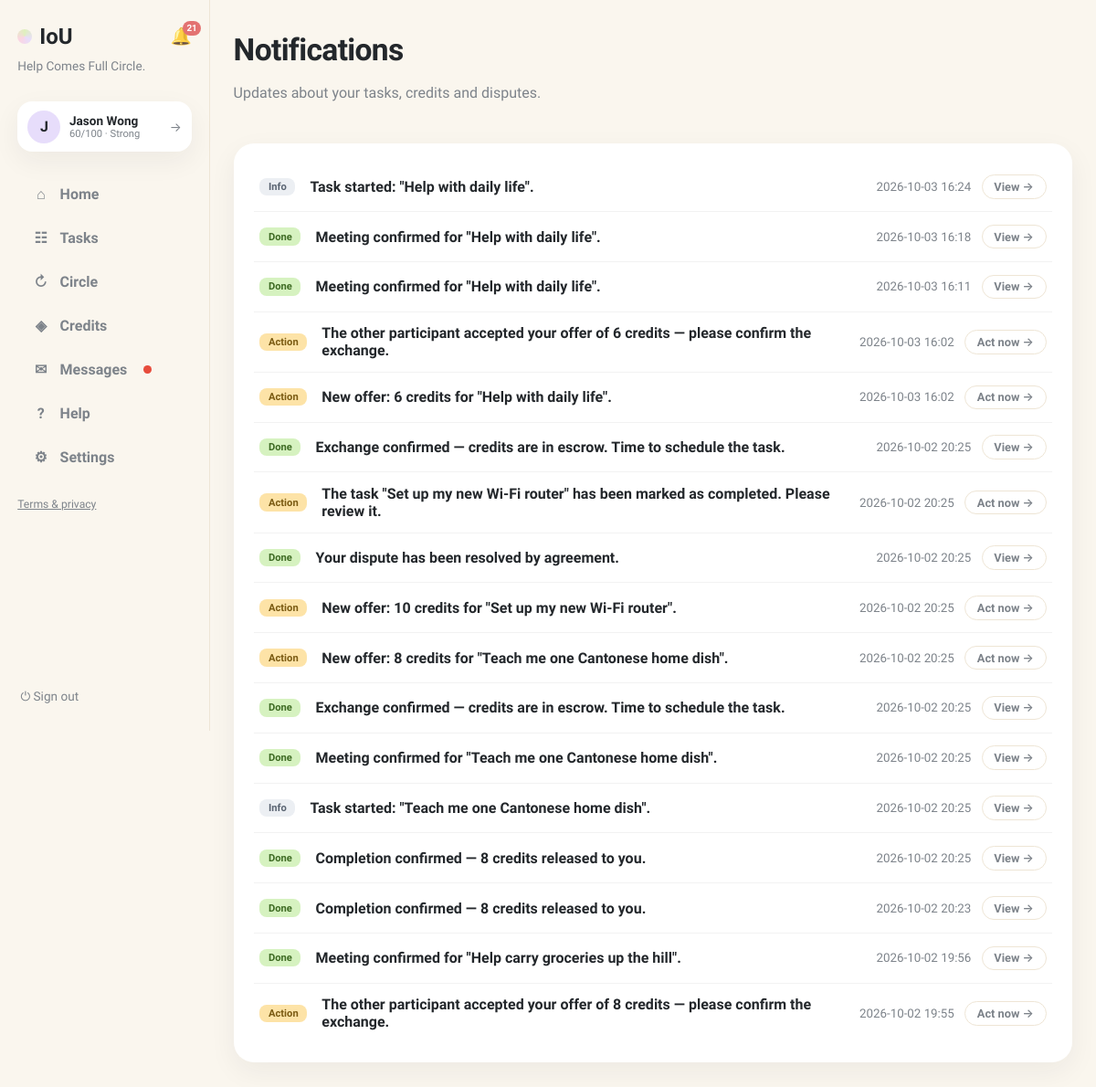
The page /notifications (signed in) on the database as committed earlier.
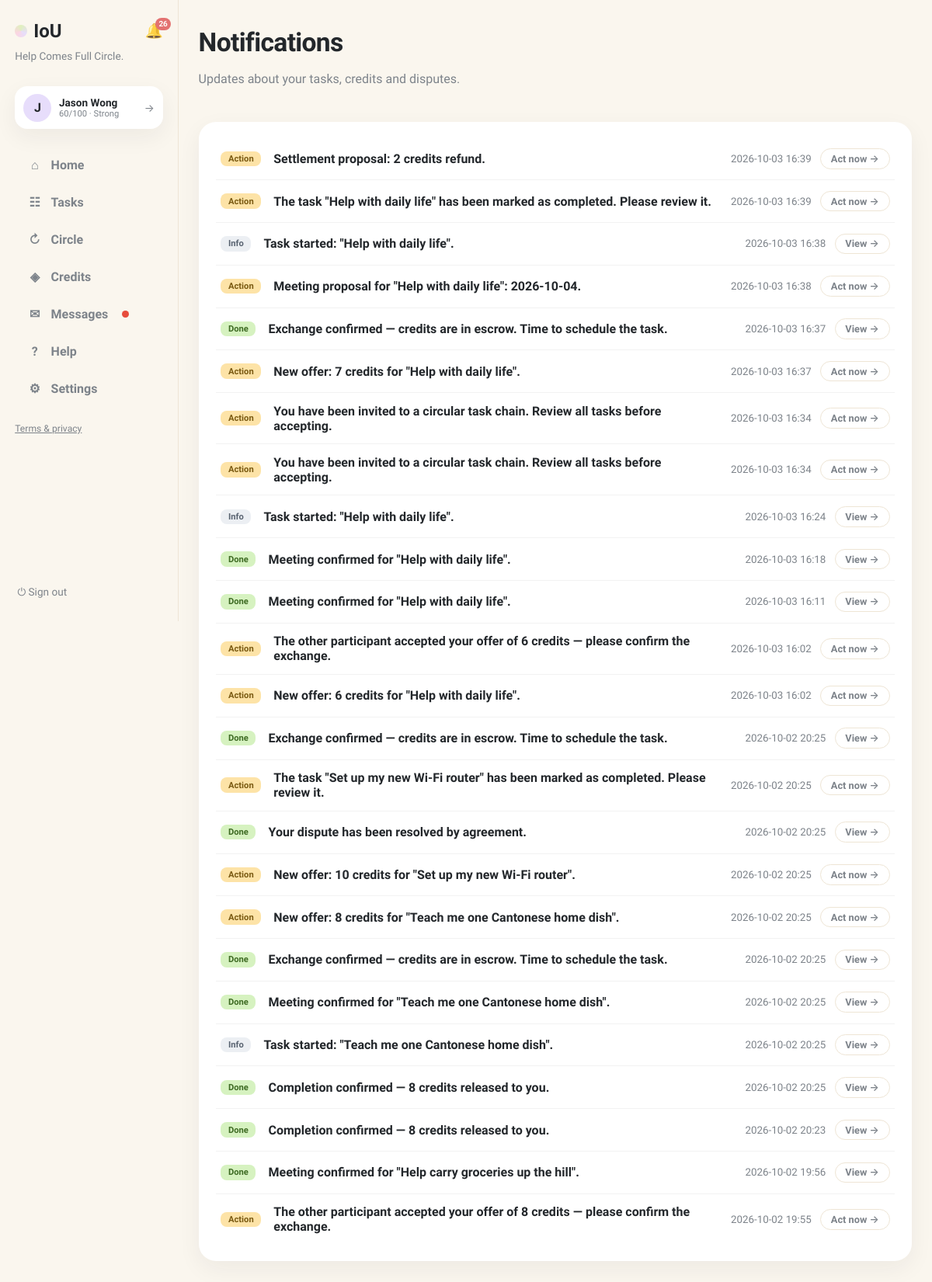
The same page on the database as committed later.
### tables this page shows
CREATE TABLE notifications (
                id INTEGER PRIMARY KEY, user_id INTEGER NOT NULL,
                body TEXT NOT NULL, link TEXT NOT NULL DEFAULT '/',
                is_read INTEGER NOT NULL DEFAULT 0, kind TEXT NOT NULL DEFAULT 'info',
                created_at TEXT NOT NULL,
                FOREIGN KEY(user_id) REFERENCES users(id)
            );

### app.py (the view)
@app.get("/notifications", response_class=HTMLResponse)
def notifications_page(request: Request, tab: str = "system"):
    user = current_user(request)
    if not user:
        return RedirectResponse("/login", status_code=303)
    with db() as connection:
        notifs = connection.execute(
            "SELECT * FROM notifications WHERE user_id=? ORDER BY created_at DESC LIMIT 50",
            (user["id"],)).fetchall()
        threads = connection.execute(
            """SELECT r.id, r.title, r.status, r.requester_id, r.provider_id,
                      ru.name requester_name, pu.name provider_name,
                      (SELECT body FROM messages WHERE request_id=r.id ORDER BY id DESC LIMIT 1) last_body,
                      (SELECT created_at FROM messages WHERE request_id=r.id ORDER BY id DESC LIMIT 1) last_at
               FROM requests r
               JOIN users ru ON ru.id=r.requester_id
               LEFT JOIN users pu ON pu.id=r.provider_id
               WHERE (r.requester_id=? OR r.provider_id=?
                      OR EXISTS (SELECT 1 FROM request_participants rp
                                 WHERE rp.request_id=r.id AND rp.user_id=?))
                 AND EXISTS (SELECT 1 FROM messages WHERE request_id=r.id)
               ORDER BY last_at DESC""",
            (user["id"], user["id"], user["id"])).fetchall()
    return render(request, "notifications.html", page="notifications",
                  notifs=notifs, threads=threads, tab=tab)

### templates/notifications.html (shortened to what this page needs)
{% extends "base.html" %}
{% block content %}
<header class="page-head">
  <div>
    <h1>Notifications</h1>
    <p class="muted">Updates about your tasks, credits and disputes.</p>
  </div>
</header>
<div class="card notif-card">
  {% for n in notifs %}
  <div class="notif-row {% if not n.is_read %}unread{% endif %}">
    <span class="notif-kind k-{{ n.kind or 'info' }}">{% if (n.kind or 'info') == 'action' %}Action{% elif n.kind == 'success' %}Done{% else %}Info{% endif %}</span>
    <div class="notif-body"><b>{{ n.body }}</b></div>
    <div class="notif-side">
      <small class="muted">{{ n.created_at[:16].replace('T',' ') }}</small>
      {% if n.link and (n.kind or 'info') == 'action' %}<a class="btn-ghost btn-sm" href="/notifications/{{ n.id }}/go">Act now →</a>{% elif n.link %}<a class="btn-ghost btn-sm" href="/notifications/{{ n.id }}/go">View →</a>{% endif %}
    </div>
  </div>
  {% else %}<p class="empty">No notifications yet.</p>{% endfor %}
</div>
{% endblock %}

### templates/base.html (shortened to what this page needs)
<!doctype html>
<html lang="en"><head><link rel="stylesheet" href="/static/style.css"></head>
<body class="app-body">
<nav class="sidebar">
  <div class="brand-row">
    <a class="brand" href="/"><span class="brand-dot"></span>IoU</a>
    {% if user %}
    <a class="bell {% if page == 'notifications' %}active{% endif %}" href="/notifications" title="Notifications">🔔{% if unread_notifs or unread_msgs %}<span class="bell-badge">{{ (unread_notifs or 0) + (unread_msgs or 0) }}</span>{% endif %}</a>
    {% endif %}
  </div>
  <p class="brand-tag">Help Comes Full Circle.</p>
  {% if user %}
  <a class="side-user" href="/profile" title="Your profile">
    <div class="avatar">{{ user.name[0] }}</div>
    {% set sc = user.reliability if user.reliability is not none else 60 %}
    {% set lab = 'Suspended' if sc <= 0 else ('Restricted' if sc < 30 else ('Limited' if sc < 60 else ('Strong' if sc < 80 else 'Excellent'))) %}
    <div class="sidebar-user-meta"><b>{{ user.name }}</b>
      <small>{{ sc }}/100 · {{ lab }}</small>
    </div>
    <span class="side-user-arrow">→</span>
  </a>
  <div class="nav-links">
    <a class="nav-link {% if page == 'home' %}active{% endif %}" href="/"><span class="nav-ico">⌂</span>Home</a>
    <a class="nav-link {% if page == 'browse' %}active{% endif %}" href="/browse"><span class="nav-ico">☷</span>Tasks</a>
    <a class="nav-link {% if page == 'circle' %}active{% endif %}" href="/chain-invitations"><span class="nav-ico">↻</span>Circle{% if circle_pending %}<span class="unread-dot"></span>{% endif %}</a>
    <a class="nav-link {% if page == 'credits' %}active{% endif %}" href="/history"><span class="nav-ico">◈</span>Credits</a>
    <a class="nav-link {% if page == 'messages' %}active{% endif %}" href="/messages"><span class="nav-ico">✉</span>Messages{% if unread_msgs %}<span class="unread-dot"></span>{% endif %}</a>
    <a class="nav-link {% if page == 'help' %}active{% endif %}" href="/help"><span class="nav-ico">?</span>Help</a>
    <a class="nav-link {% if page == 'account' %}active{% endif %}" href="/account"><span class="nav-ico">⚙</span>Settings</a>
  </div>
  <p class="nav-footer"><a href="/legal">Terms &amp; privacy</a></p>
  <form method="post" action="/logout" class="side-logout"><button class="link-button" title="Sign out">⏻ Sign out</button></form>
  {% else %}
  <div class="nav-links">
    <a class="nav-link" href="/login"><span class="nav-ico">→</span>Sign in</a>
    <a class="nav-link" href="/register"><span class="nav-ico">＋</span>Create account</a>
  </div>
  <p class="nav-footer"><a href="/legal">Terms &amp; privacy</a></p>
  {% endif %}
</nav>
<main class="content {% block content_class %}{% endblock %}">{% block content %}{% endblock %}</main>
</body></html>

Rows that differ between the two databases and show on the page:
added notifications: kind "Action", body "Settlement proposal: 2 credits refund.", created_at "2026-10-03 16:39"
added notifications: kind "Action", body "The task \"Help with daily life\" has been marked as completed. Please review it.", created_at "2026-10-03 16:39"
added notifications: kind "Info", body "Task started: \"Help with daily life\".", created_at "2026-10-03 16:38"
added notifications: kind "Action", body "Meeting proposal for \"Help with daily life\": 2026-10-04.", created_at "2026-10-03 16:38"
added notifications: kind "Done", body "Exchange confirmed — credits are in escrow. Time to schedule the task.", created_at "2026-10-03 16:37"
added notifications: kind "Action", body "New offer: 7 credits for \"Help with daily life\".", created_at "2026-10-03 16:37"
added notifications: kind "Action", body "You have been invited to a circular task chain. Review all tasks before accepting.", created_at "2026-10-03 16:34"
added notifications: kind "Action", body "You have been invited to a circular task chain. Review all tasks before accepting.", created_at "2026-10-03 16:34"
Other text that changed with them:
{{ (unread_notifs or 0) + (unread_msgs or 0) }}: "21" → "26"
